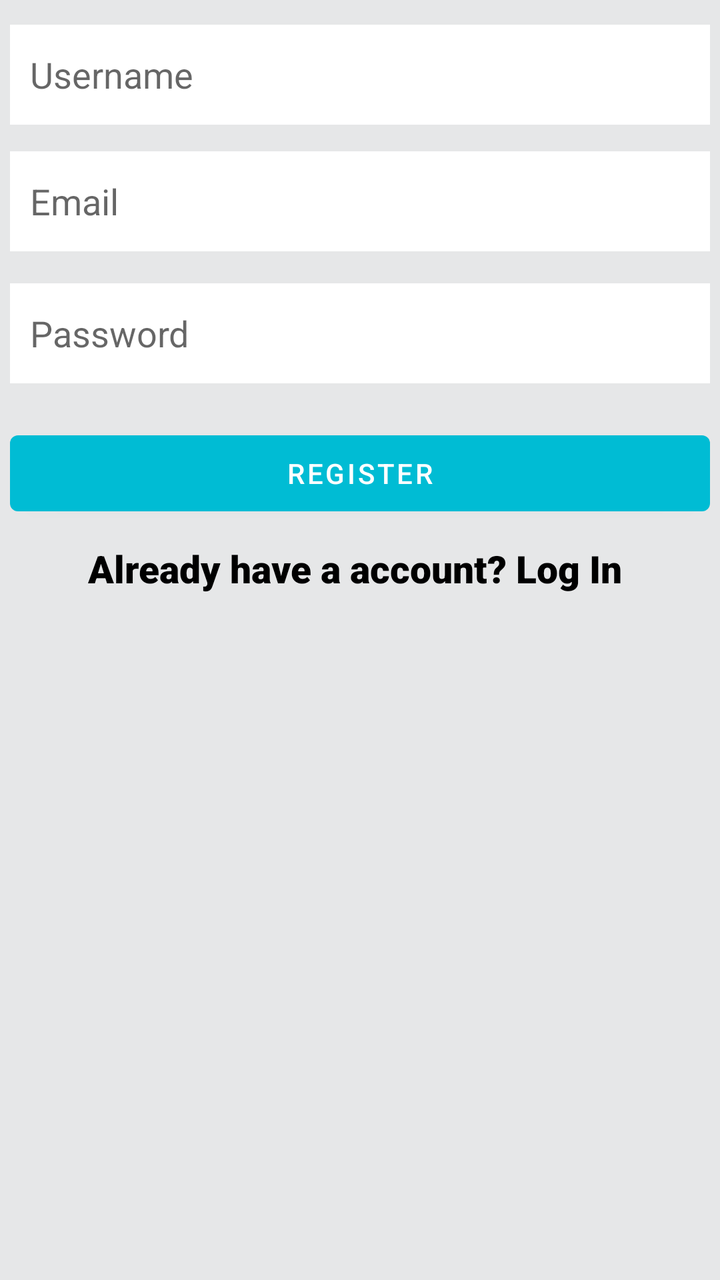
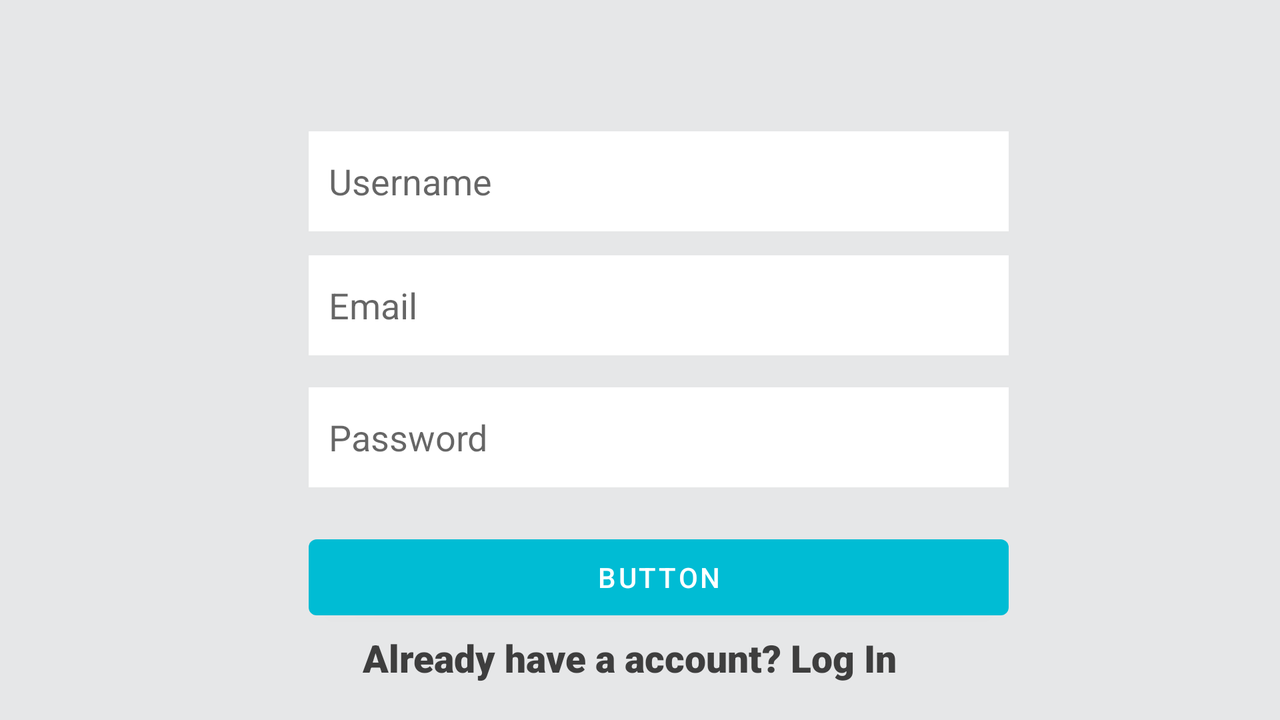

The same Android screen from two of the app's own layout files: first res/layout/ as a phone draws it, then the repository's variant for another configuration, drawn on a device whose configuration selects that folder. Both files follow.
<!-- AndroidManifest.xml: application theme Theme.DysChat -->
<!-- res/layout/activity_main.xml -->
<?xml version="1.0" encoding="utf-8"?>
<androidx.constraintlayout.widget.ConstraintLayout xmlns:android="http://schemas.android.com/apk/res/android"
    xmlns:app="http://schemas.android.com/apk/res-auto"
    xmlns:tools="http://schemas.android.com/tools"
    android:layout_width="match_parent"
    android:layout_height="match_parent"
    android:background="#E6E7E8">

    <EditText
        android:id="@+id/username_text_register"
        android:layout_width="350dp"
        android:layout_height="50dp"
        android:layout_marginBottom="12dp"
        android:background="#FFFFFF"
        android:ems="10"
        android:hint="Username"
        android:inputType="textPersonName"
        android:paddingLeft="10dp"
        app:layout_constraintBottom_toTopOf="@+id/email_text_register"
        app:layout_constraintEnd_toEndOf="@+id/email_text_register"
        app:layout_constraintHorizontal_bias="0.0"
        app:layout_constraintStart_toStartOf="@+id/email_text_register"
        app:layout_constraintTop_toTopOf="parent"
        app:layout_constraintVertical_bias="0.893" />

    <EditText
        android:id="@+id/password_text_register"
        android:layout_width="350dp"
        android:layout_height="50dp"
        android:layout_marginBottom="20dp"
        android:background="#FFFFFF"
        android:ems="10"
        android:hint="Password"
        android:inputType="textPassword"
        android:paddingLeft="10dp"
        app:layout_constraintBottom_toTopOf="@+id/register_button_register"
        app:layout_constraintEnd_toEndOf="@+id/register_button_register"
        app:layout_constraintHorizontal_bias="0.0"
        app:layout_constraintStart_toStartOf="@+id/register_button_register"
        app:layout_constraintTop_toTopOf="parent"
        app:layout_constraintVertical_bias="1.0" />

    <EditText
        android:id="@+id/email_text_register"
        android:layout_width="350dp"
        android:layout_height="50dp"
        android:layout_marginBottom="16dp"
        android:background="#FFFFFF"
        android:ems="10"
        android:hint="Email"
        android:inputType="textEmailAddress"
        android:paddingLeft="10dp"
        app:layout_constraintBottom_toTopOf="@+id/password_text_register"
        app:layout_constraintEnd_toEndOf="@+id/password_text_register"
        app:layout_constraintHorizontal_bias="0.0"
        app:layout_constraintStart_toStartOf="@+id/password_text_register"
        app:layout_constraintTop_toTopOf="parent"
        app:layout_constraintVertical_bias="1.0" />

    <Button
        android:id="@+id/register_button_register"
        android:layout_width="350dp"
        android:layout_height="50dp"
        android:text="Register"
        app:backgroundTint="#00BCD4"
        app:layout_constraintBottom_toBottomOf="parent"
        app:layout_constraintEnd_toEndOf="parent"
        app:layout_constraintStart_toStartOf="parent"
        app:layout_constraintTop_toTopOf="parent"
        app:layout_constraintVertical_bias="0.359" />

    <TextView
        android:id="@+id/have_account_textview_register"
        android:layout_width="270dp"
        android:layout_height="30dp"
        android:fontFamily="sans-serif-black"
        android:text="Already have a account? Log In"
        android:textColor="#000000"
        android:textSize="19sp"
        app:layout_constraintBottom_toBottomOf="parent"
        app:layout_constraintEnd_toEndOf="@+id/register_button_register"
        app:layout_constraintHorizontal_bias="0.487"
        app:layout_constraintStart_toStartOf="@+id/register_button_register"
        app:layout_constraintTop_toTopOf="parent"
        app:layout_constraintVertical_bias="0.445" />

    <TextView
        android:id="@+id/ErrorCodes"
        android:layout_width="356dp"
        android:layout_height="30dp"
        android:layout_marginBottom="332dp"
        android:textColor="#FF0000"
        android:textSize="19dp"
        app:layout_constraintBottom_toBottomOf="parent"
        app:layout_constraintEnd_toEndOf="parent"
        app:layout_constraintHorizontal_bias="0.29"
        app:layout_constraintStart_toStartOf="parent" />
</androidx.constraintlayout.widget.ConstraintLayout>
<!-- resources referenced by this layout -->
<resources>
  <style name="Theme.DysChat" parent="Theme.MaterialComponents.DayNight.NoActionBar">
          
          <item name="colorPrimary">@color/purple_500</item>
          <item name="colorPrimaryVariant">@color/purple_700</item>
          <item name="colorOnPrimary">@color/white</item>
          
          <item name="colorSecondary">@color/teal_200</item>
          <item name="colorSecondaryVariant">@color/teal_700</item>
          <item name="colorOnSecondary">@color/black</item>
          
          <item name="android:statusBarColor" tools:targetApi="l">?attr/colorPrimaryVariant</item>
          
      </style>
</resources>
<!-- res/layout-land/activity_main.xml (the repository's variant of the layout above) -->
<!-- drawn on the phone turned sideways -->
<?xml version="1.0" encoding="utf-8"?>
<androidx.constraintlayout.widget.ConstraintLayout xmlns:android="http://schemas.android.com/apk/res/android"
    xmlns:app="http://schemas.android.com/apk/res-auto"
    xmlns:tools="http://schemas.android.com/tools"
    android:layout_width="match_parent"
    android:layout_height="match_parent"
    android:background="#E6E7E8">

    <EditText
        android:id="@+id/username_text_register"
        android:layout_width="350dp"
        android:layout_height="50dp"
        android:layout_marginBottom="12dp"
        android:background="#FFFFFF"
        android:ems="10"
        android:hint="Username"
        android:inputType="textPersonName"
        android:paddingLeft="10dp"
        app:layout_constraintBottom_toTopOf="@+id/email_text_register"
        app:layout_constraintEnd_toEndOf="@+id/email_text_register"
        app:layout_constraintHorizontal_bias="0.0"
        app:layout_constraintStart_toStartOf="@+id/email_text_register"
        app:layout_constraintTop_toTopOf="parent"
        app:layout_constraintVertical_bias="1.0" />

    <EditText
        android:id="@+id/password_text_register"
        android:layout_width="350dp"
        android:layout_height="50dp"
        android:layout_marginBottom="20dp"
        android:background="#FFFFFF"
        android:ems="10"
        android:hint="Password"
        android:inputType="textPassword"
        android:paddingLeft="10dp"
        app:layout_constraintBottom_toTopOf="@+id/register_button_register"
        app:layout_constraintEnd_toEndOf="@+id/register_button_register"
        app:layout_constraintHorizontal_bias="0.0"
        app:layout_constraintStart_toStartOf="@+id/register_button_register"
        app:layout_constraintTop_toTopOf="parent"
        app:layout_constraintVertical_bias="1.0" />

    <EditText
        android:id="@+id/email_text_register"
        android:layout_width="350dp"
        android:layout_height="50dp"
        android:layout_marginBottom="16dp"
        android:background="#FFFFFF"
        android:ems="10"
        android:hint="Email"
        android:inputType="textEmailAddress"
        android:paddingLeft="10dp"
        app:layout_constraintBottom_toTopOf="@+id/password_text_register"
        app:layout_constraintEnd_toEndOf="@+id/password_text_register"
        app:layout_constraintHorizontal_bias="0.0"
        app:layout_constraintStart_toStartOf="@+id/password_text_register"
        app:layout_constraintTop_toTopOf="parent"
        app:layout_constraintVertical_bias="1.0" />

    <Button
        android:id="@+id/register_button_register"
        android:layout_width="350dp"
        android:layout_height="50dp"
        android:text="Button"
        app:backgroundTint="#00BCD4"
        app:layout_constraintBottom_toBottomOf="parent"
        app:layout_constraintEnd_toEndOf="parent"
        app:layout_constraintHorizontal_bias="0.532"
        app:layout_constraintStart_toStartOf="parent"
        app:layout_constraintTop_toTopOf="parent"
        app:layout_constraintVertical_bias="0.85" />

    <TextView
        android:id="@+id/have_account_textview_register"
        android:layout_width="270dp"
        android:layout_height="30dp"
        android:fontFamily="sans-serif-black"
        android:text="Already have a account? Log In"
        android:textColor="#3E3E3E"
        android:textSize="19sp"
        app:layout_constraintBottom_toBottomOf="parent"
        app:layout_constraintEnd_toEndOf="@+id/register_button_register"
        app:layout_constraintHorizontal_bias="0.337"
        app:layout_constraintStart_toStartOf="@+id/register_button_register"
        app:layout_constraintTop_toTopOf="parent"
        app:layout_constraintVertical_bias="0.958" />
</androidx.constraintlayout.widget.ConstraintLayout>
